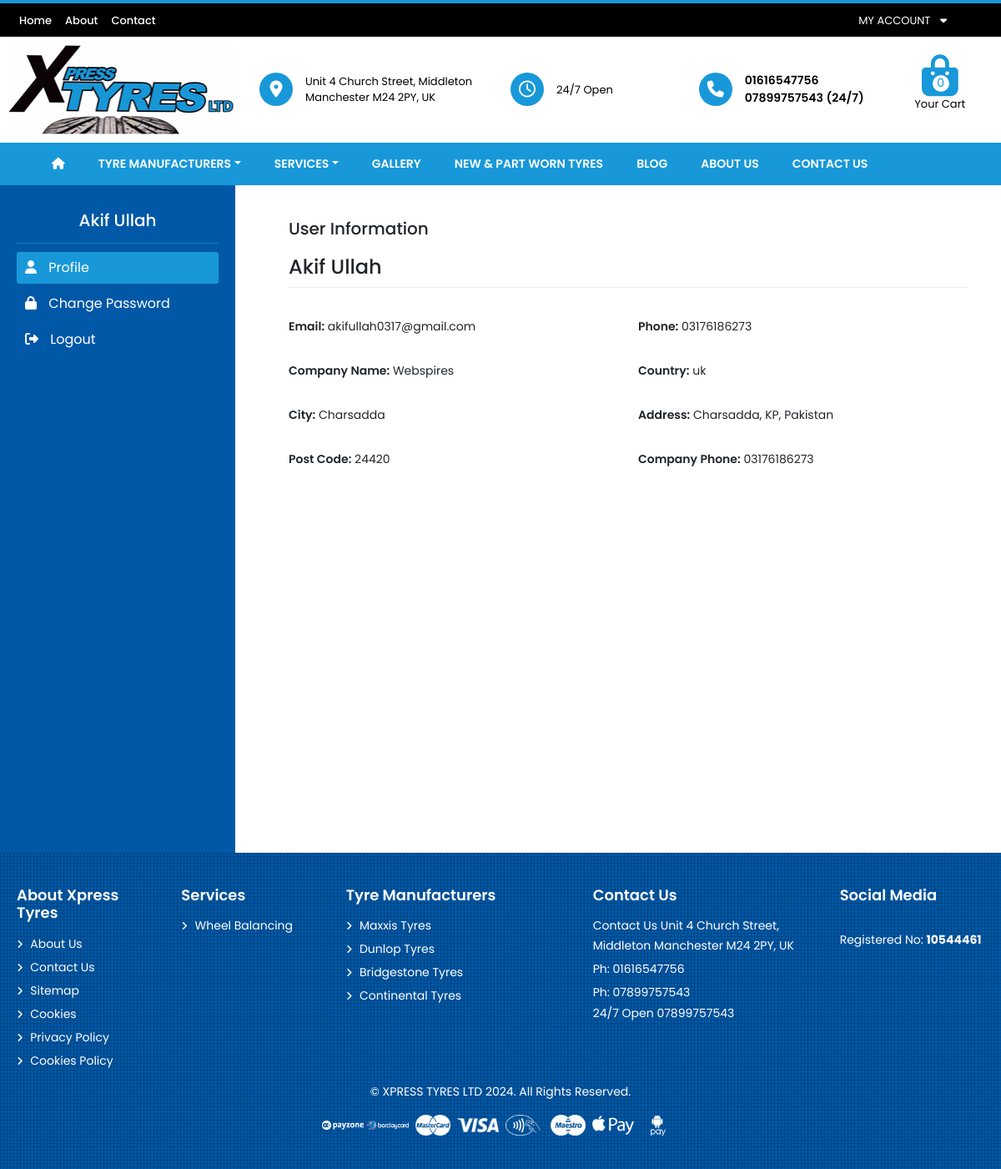
/user-dashboard.php (signed in), run on the app's committed database.
### tables this page shows
CREATE TABLE `users` (
  `id` int(11) NOT NULL,
  `fname` varchar(50) NOT NULL,
  `lname` varchar(50) NOT NULL,
  `email` varchar(50) NOT NULL,
  `phone` varchar(15) NOT NULL,
  `password` varchar(255) NOT NULL,
  `company_name` varchar(255) NOT NULL,
  `country` varchar(255) NOT NULL,
  `city` varchar(255) NOT NULL,
  `address` text NOT NULL,
  `postcode` varchar(255) NOT NULL,
  `company_phone` varchar(255) NOT NULL,
  `created_at` datetime NOT NULL DEFAULT current_timestamp(),
  `verified` int(11) NOT NULL DEFAULT 0,
  `token` varchar(255) NOT NULL,
  `admin` int(11) NOT NULL DEFAULT 0
);

### user-dashboard.php (the view, shortened to what this page needs)
<!DOCTYPE html>
<html lang="en">
<head>
    <link rel="stylesheet" href="https://cdnjs.cloudflare.com/ajax/libs/font-awesome/6.5.2/css/all.min.css" />
    <link rel="stylesheet" href="https://cdnjs.cloudflare.com/ajax/libs/bootstrap/5.3.3/css/bootstrap.min.css" />
    <link rel="stylesheet"
        href="https://cdnjs.cloudflare.com/ajax/libs/OwlCarousel2/2.3.4/assets/owl.carousel.min.css" />
    <link rel="stylesheet"
        href="https://cdnjs.cloudflare.com/ajax/libs/OwlCarousel2/2.3.4/assets/owl.theme.default.min.css" />
    <link rel="stylesheet" href="assets/css/style.css">
    <link rel="stylesheet" href="assets/css/user-dashboard.css">
</head>
<body>
    <div class="wrapper">
        <?php
        include_once "includes/header.php";
        ?>
        <div class="user-dashboard">
            <div class="">
                <div class="row">
                    <div class="col-md-3">
                        <?php include "includes/user-side.php" ?>
                    </div>
                    <div class="col-md-9">
                        <div class="user-main">
                            <h5>User Information</h5>
                            <div class="user-profile">
                                <h4><?php echo $row["fname"] . " " . $row["lname"]; ?></h4>
                                <div class="row">
                                    <div class="col-md-6">
                                        <p><strong>Email:</strong> <?php echo $row["email"]; ?></p>
                                    </div>
                                    <div class="col-md-6">
                                        <p><strong>Phone:</strong> <?php echo $row["phone"]; ?></p>
                                    </div>
                                </div>
                                <div class="row">
                                    <div class="col-md-6">
                                        <p><strong>Company Name:</strong> <?php echo $row["company_name"]; ?></p>
                                    </div>
                                    <div class="col-md-6">
                                        <p><strong>Country:</strong> <?php echo $row["country"]; ?></p>
                                    </div>
                                    <div class="col-md-6">
                                        <p><strong>City:</strong> <?php echo $row["city"]; ?></p>
                                    </div>
                                    <div class="col-md-6">
                                        <p><strong>Address:</strong> <?php echo $row["address"]; ?></p>
                                    </div>
                                    <div class="col-md-6">
                                        <p><strong>Post Code:</strong> <?php echo $row["postcode"]; ?></p>
                                    </div>
                                    <div class="col-md-6">
                                        <p><strong>Company Phone:</strong> <?php echo $row["company_phone"]; ?></p>
                                    </div>
                                </div>
                            </div>
                        </div>
                    </div>
                </div>
            </div>
        </div>
        <?php
        include_once "includes/footer.php";
        ?>
    </div>
</body>
</html>

### includes/user-side.php
<?php
include "php/config.php";
$current_page = basename($_SERVER['REQUEST_URI'], ".php");
$userId = $_SESSION["user_id"];
$sql = "SELECT * FROM `users` WHERE `id` = $userId";
$res = mysqli_query($conn, $sql);
if (mysqli_num_rows($res) == 1) {
    $row = mysqli_fetch_assoc($res);
}
?>
<aside class="side-bar">
    <h3><?php echo $row["fname"] . " " . $row["lname"]; ?></h3>
    <ul>
        <li><a href="user-dashboard.php" class="<?php echo ($current_page == 'user-dashboard') ? 'active' : '' ?>"><i
                    class="fa-solid fa-user"></i> Profile</a></li>
        <li><a href="user-change-password.php"
                class="<?php echo ($current_page == 'user-change-password') ? 'active' : '' ?>"><i
                    class="fa-solid fa-lock"></i> Change Password</a></li>
        <li><a href="php/logout.php"><i class="fa-solid fa-right-from-bracket"></i> Logout</a>
        </li>
    </ul>
</aside>

### assets/css/style.css (style rules this page uses)
* { margin: 0; padding: 0; box-sizing: border-box; }
:root { --full-black: #000; --light-black: #1c1c18; --white: #fff; --primary-blue: #1898d9; --dark-blue: #0158a7; --yellow: #edda0c; --orange: #f2641b; --dark-orange: #f14b23; --light-grey: #eee; --grey: #f2f2f2; --green: #4cae4c; --dark-green: #449d44; }
p, h1, h2, h3, h4, h5, h6, p, a, strong, p, span, label, html { font-family: "Poppins", sans-serif !important; }
h3 { font-size: 28px; margin: 10px 0; }
h4 { font-size: 24px; }
p { font-size: 14px; }
a { text-decoration: none; transition: all 0.4s ease; font-family: "Poppins", sans-serif; }
.wrapper { overflow: hidden; }

### assets/css/user-dashboard.css (style rules this page uses)
* { margin: 0; padding: 0; box-sizing: border-box; }
.user-dashboard .side-bar { background-color: var(--dark-blue); min-height: 100vh; height: 100%; padding: 20px; }
.user-dashboard .side-bar h3 { font-size: 20px; text-align: center; border-bottom: 1px solid #0081c2; color: var(--white); padding-bottom: 15px; }
.user-dashboard .side-bar ul { padding: 0; }
.user-dashboard .side-bar ul li { list-style: none; }
.user-dashboard .side-bar ul li a { display: block; color: var(--white); margin: 5px 0; padding: 7px 10px; border-radius: 3px; }
.user-dashboard .side-bar ul li a i { margin-right: 10px; transition: .4s ease; }
.user-dashboard .side-bar ul li a.active, .user-dashboard .side-bar ul li a:hover { background-color: var(--primary-blue); }
.user-dashboard .user-main { padding: 40px; }
.user-dashboard .user-main h5 { margin-bottom: 20px; }
.user-dashboard .user-main .user-profile h4 { border-bottom: 1px solid var(--light-grey); margin-bottom: 20px; padding-bottom: 10px; }
.user-dashboard .user-main .user-profile p { margin: 16px 0; }
.user-dashboard .user-main .user-profile p strong { font-weight: 600 !important; }

### data on the page
users: fname "Akif", lname "Ullah", email "akifullah0317@gmail.com", phone "03176186273", company_name "Webspires", country "uk", city "Charsadda", address "Charsadda, KP, Pakistan", postcode "24420", company_phone "03176186273"
